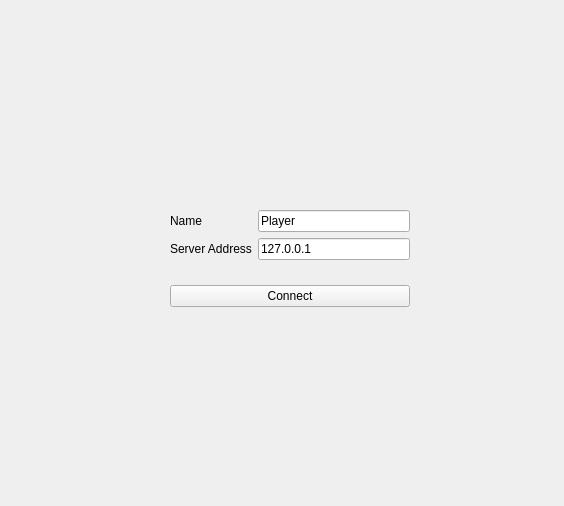
<?xml version="1.0" encoding="UTF-8"?>
<ui version="4.0">
 <class>guiMainMenu</class>
 <widget class="QWidget" name="guiMainMenu">
  <property name="geometry">
   <rect>
    <x>0</x>
    <y>0</y>
    <width>564</width>
    <height>506</height>
   </rect>
  </property>
  <property name="windowTitle">
   <string>Form</string>
  </property>
  <widget class="QWidget" name="layoutWidget">
   <property name="geometry">
    <rect>
     <x>170</x>
     <y>210</y>
     <width>240</width>
     <height>97</height>
    </rect>
   </property>
   <layout class="QVBoxLayout" name="verticalLayout">
    <item>
     <layout class="QFormLayout" name="formLayout">
      <item row="1" column="1">
       <widget class="QLineEdit" name="leditAddress">
        <property name="text">
         <string notr="true">127.0.0.1</string>
        </property>
       </widget>
      </item>
      <item row="0" column="1">
       <widget class="QLineEdit" name="leditName">
        <property name="text">
         <string notr="true">Player</string>
        </property>
       </widget>
      </item>
      <item row="0" column="0">
       <widget class="QLabel" name="lblName">
        <property name="text">
         <string>Name</string>
        </property>
       </widget>
      </item>
      <item row="1" column="0">
       <widget class="QLabel" name="lblAddress">
        <property name="text">
         <string>Server Address</string>
        </property>
       </widget>
      </item>
     </layout>
    </item>
    <item>
     <widget class="QPushButton" name="btnConnect">
      <property name="text">
       <string>Connect</string>
      </property>
     </widget>
    </item>
   </layout>
  </widget>
 </widget>
 <resources/>
 <connections/>
</ui>
